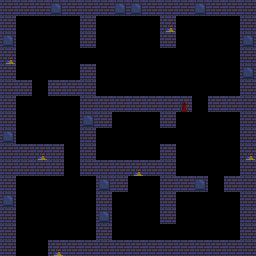

This game map was drawn from its Tiled (.tmx) file and the tilesets committed beside it. A one-line description and the trimmed map source follow:
An orthogonal 16x16 tile map with 16x16 px tiles, 1 tile layer (Tile Layer 1).

<map version="1.0" orientation="orthogonal" width="16" height="16" tilewidth="16" tileheight="16">
 <properties>
  <property name="x" value="2" />
  <property name="y" value="2" />
 </properties>
 <tileset firstgid="1" name="textures" tilewidth="16" tileheight="16">
  <image source="../../img/3dtextures.png" width="64" height="64" />
 </tileset>
 <layer name="Tile Layer 1" width="16" height="16">
  <data>[256 cells, 109 non-empty, 8 distinct tile ids]</data>
 </layer>
</map>